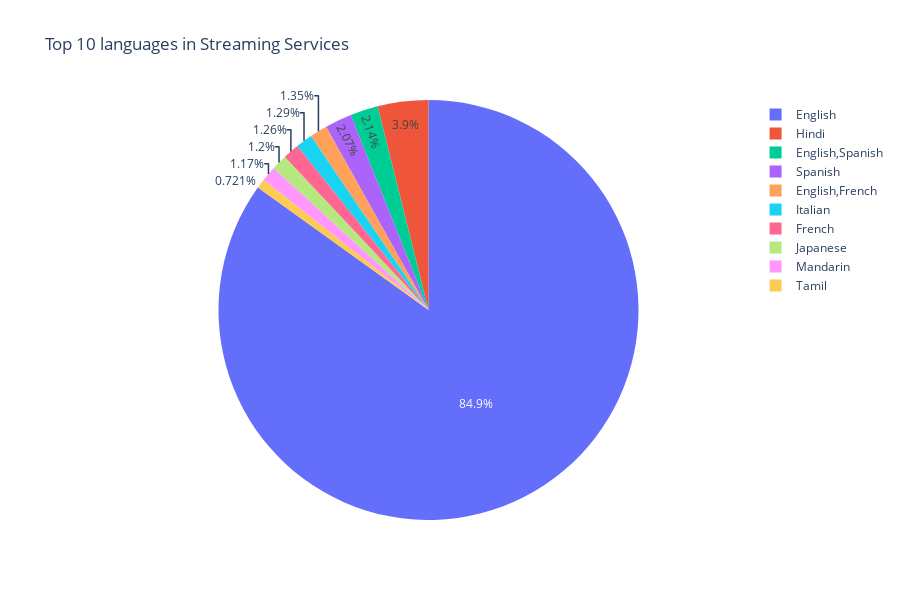

Notebook cell for this chart:
### Code cell
from IPython.display import HTML
import plotly.express as px
fig = px.pie(df,
             values=languages.values,
             names=languages.index,
             title='Top 10 languages in Streaming Services',
             height=600)
iplot(fig)

### Figure 1 — Plotly figure (JSON) as saved in the notebook; plotly's stock layout.template omitted (floating-point values rounded to 4 significant figures)
{"data": [{"domain": {"x": [0, 1], "y": [0, 1]}, "hovertemplate": "label=%{label}<br>value=%{value}<extra></extra>", "labels": ["English", "Hindi", "English,Spanish", "Spanish", "English,French", "Italian", "French", "Japanese", "Mandarin", "Tamil"], "legendgroup": "", "name": "", "showlegend": true, "type": "pie", "values": [10955, 503, 276, 267, 174, 166, 163, 155, 151, 93]}], "layout": {"height": 600, "legend": {"tracegroupgap": 0}, "title": {"text": "Top 10 languages in Streaming Services"}}}
